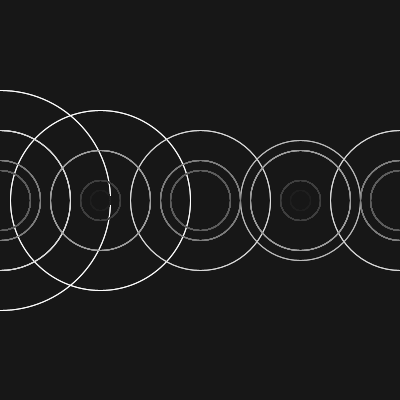
Frame 1 (no input)
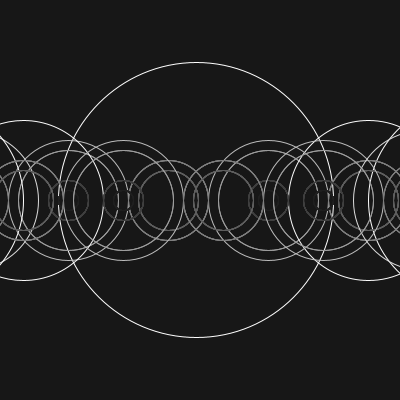
Frame 60 (the mouse pressed at the canvas centre just before this capture)
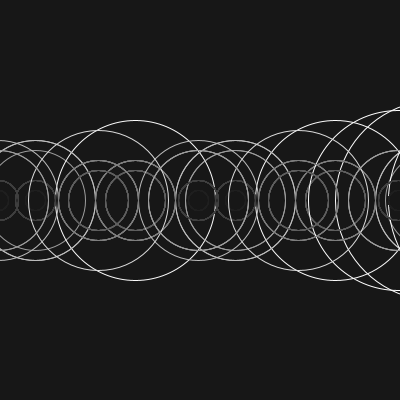
Frame 120 (the mouse held since frame 60 and released just before this capture)

The Processing sketch that drew these frames (run headless with seeded random() and noise(); from frame 60 on, the mouse is pressed at the canvas centre):

// Processing sketch: processing_184825
// ── processing_184825.pde

void setup() {
  size(400, 400);
  noFill();
  smooth(8);
  //colorMode(HSB, 100);
}

float a;

void draw() {
  background(#171717);
  //stroke(#059cdd);
  recursiveFunction(width/2*sin(a), 280*sin(a), 12);
  a = a + 0.03;
}

void recursiveFunction(float x, float radius, int level) {
  float tt = 126 * level/4.0;
  stroke(tt);
  ellipse(x, height/2, radius, radius);
  
  if(level > 1) {
    level = level - 1;
    recursiveFunction(x + radius*5, level*20, level);
    recursiveFunction(x - radius*5, level*20, level);
  }
}
